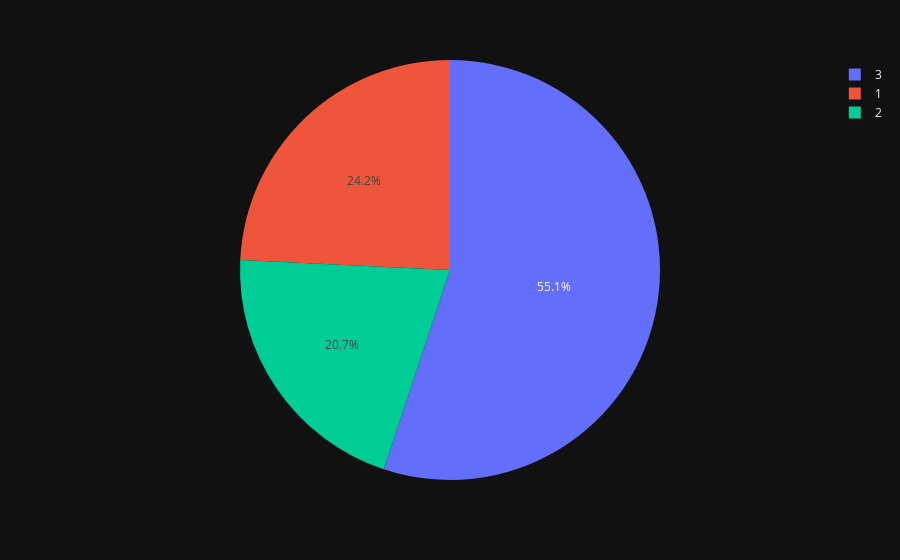

Write notebook code for a chart like this one.
### Code cell
px.pie(df, names='Pclass')

### Figure 1 — Plotly figure (JSON) as saved in the notebook; plotly's stock layout.template omitted (floating-point values rounded to 4 significant figures; data arrays with more than 128 entries replaced by an {"elided": "..."} marker saying what was removed)
{"data": [{"domain": {"x": [0.0, 1.0], "y": [0.0, 1.0]}, "hovertemplate": "Pclass=%{label}<extra></extra>", "labels": {"elided": "891 int values"}, "legendgroup": "", "name": "", "showlegend": true, "type": "pie"}], "layout": {"legend": {"tracegroupgap": 0}, "margin": {"t": 60}}}
